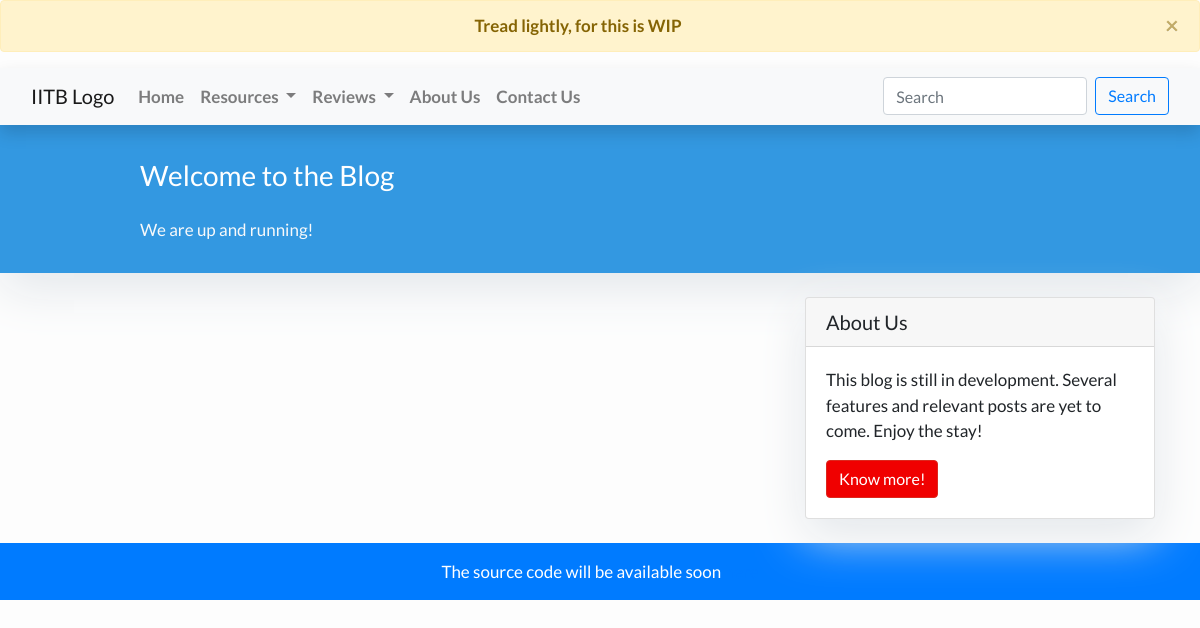
/, run on an earlier commit of the app's database.
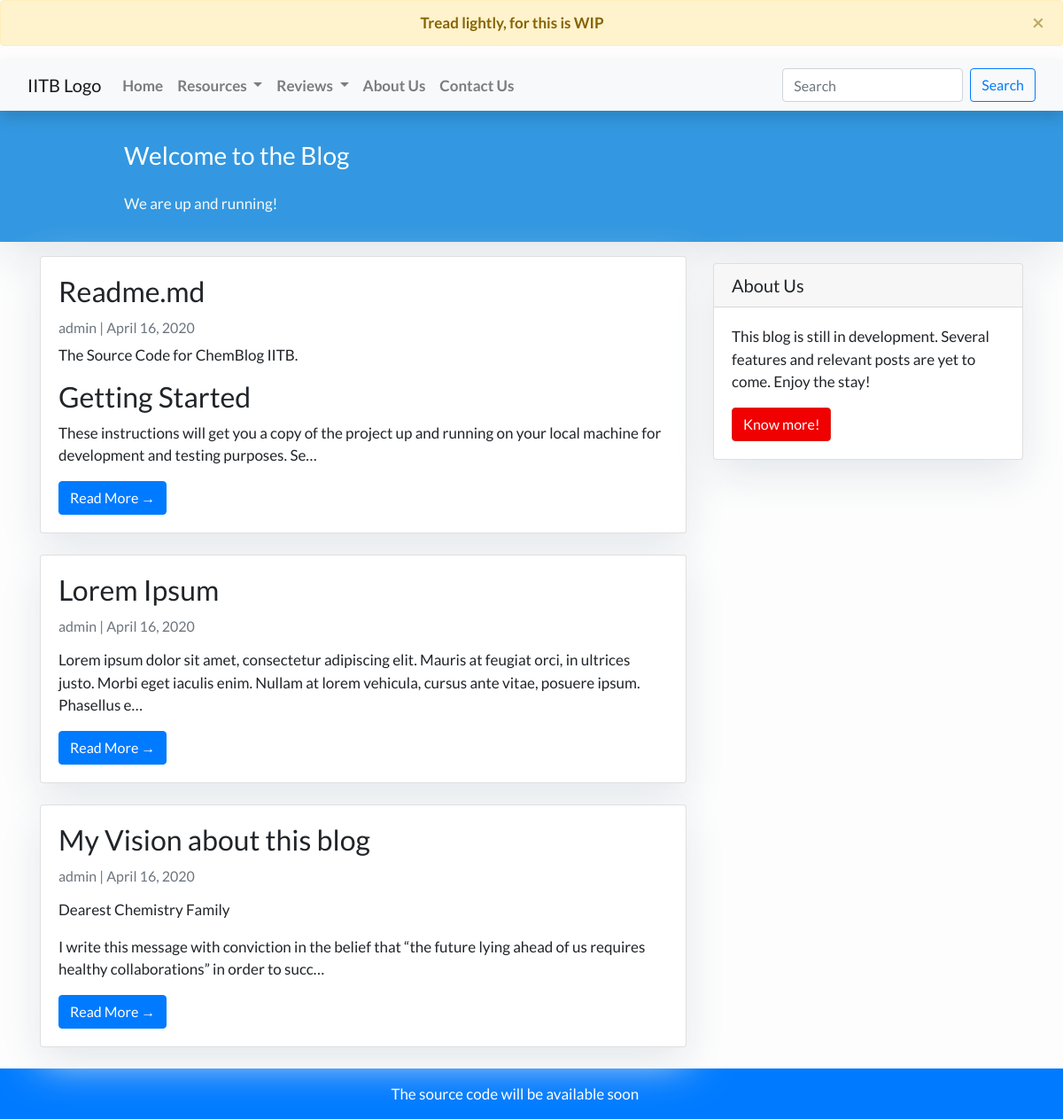
And on a later commit of the database.
### feed/models.py (models this page shows, shortened)
class Post(models.Model):
    title = models.CharField(max_length=200, unique=True)
    slug = models.SlugField(max_length=50, unique=True)
    author = models.ForeignKey(settings.AUTH_USER_MODEL, on_delete=models.CASCADE)
    content = models.TextField()
    published_date = models.DateTimeField(default=timezone.now)
    published_date_mdy = models.DateField(default=date.today)

### feed/views.py (the view)
# urls.py: path('', views.PostList.as_view(), name='home'),
class PostList(generic.ListView):
    queryset = Post.objects.order_by('-published_date')
    template_name = 'feed/index.html'
    paginate_by = 5
    context_object_name = 'post_list'

### feed/templates/feed/index.html (shortened to what this page needs)
{% extends "feed/base.html" %}
{% block content %}
<header class="masthead">
    <div class="container">
        <div class="row">
            <div class=" col-md-8 col-md-10 mx-auto">
                <div class="site-heading">
                    <h3 class=" site-heading my-4 mt-3 text-white"> Welcome to the Blog </h3>
                    <p class="text-light">We are up and running! &nbsp
                    </p>
                </div>
            </div>
        </div>
    </div>
</header>
<div class="container">
    <div class="row">
        <div class="col-md-8 mt-3 left">
            {% for post in post_list %}
            <div class="card mb-4">
                <div class="card-body">
                    <h2 class="card-title">{{ post.title }}</h2>
                    <p class="card-text text-muted h6">{{ post.author }} | {{ post.published_date_mdy}} </p>
                    <p class="card-text">{{ post.content|truncatechars:200|safe }}</p>
                    <a href="{% url 'post_detail' post.slug  %}" class="btn btn-primary">Read More &rarr;</a>
                </div>
            </div>
            {% endfor %}
        </div>
        {% block sidebar %} {% include 'feed/sidebar.html' %} {% endblock sidebar %}
    </div>
</div>
{%endblock%}

What changed in the data, as far as the page shows it:
added Post: title "Readme.md", author "admin", published_date_mdy "April 16, 2020", content "The Source Code for ChemBlog IITB. Getting Started These instructions will get you a copy of the project up and running on your local machine for development and testing purposes. Se…"
added Post: title "Lorem Ipsum", author "admin", published_date_mdy "April 16, 2020", content "Lorem ipsum dolor sit amet, consectetur adipiscing elit. Mauris at feugiat orci, in ultrices justo. Morbi eget iaculis enim. Nullam at lorem vehicula, cursus ante vitae, posuere ipsum. Phasellus e…"
added Post: title "My Vision about this blog", author "admin", published_date_mdy "April 16, 2020", content "Dearest Chemistry Family I write this message with conviction in the belief that “the future lying ahead of us requires healthy collaborations” in order to succ…"
